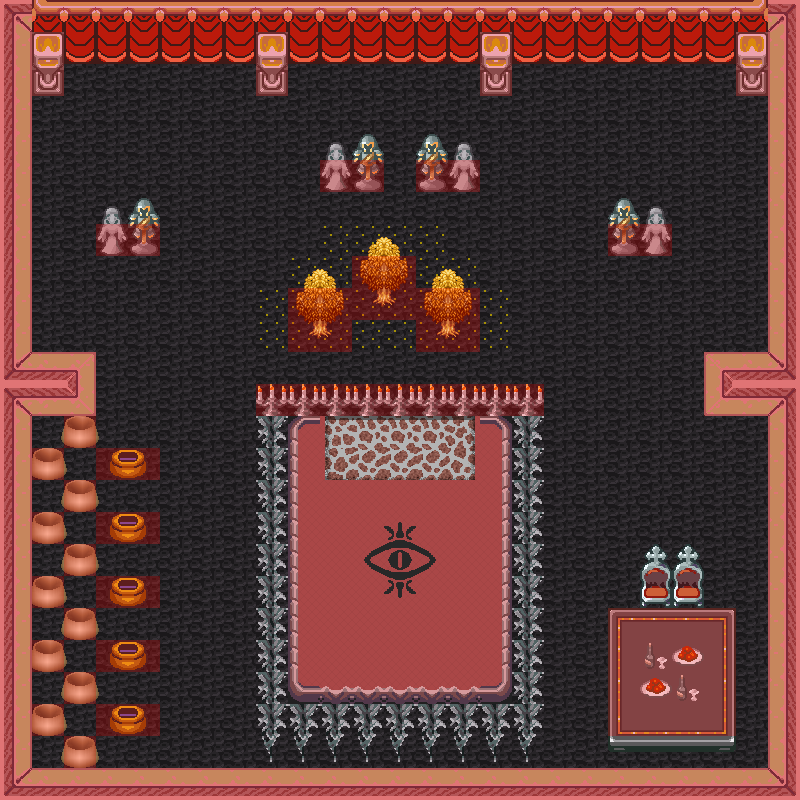

Tiled map render using the project's own tile images. Description and the map definition, with tile-layer contents summarised, below:
An orthogonal 25x25 tile map with 32x32 px tiles, 8 tile layers (0_floor, 1_terrain, 2_object, 3_roof, ...), 23 tilesets.

<map version="0.99b" orientation="orthogonal" width="25" height="25" tilewidth="32" tileheight="32">
 <tileset name="../../tileset/ground/ground.png" firstgid="1" tilewidth="32" tileheight="32">
  <image source="../../tileset/ground/ground.png" trans="ffffff" />
 </tileset>
 <tileset name="../../tileset/item/pot/pot_golden_centred.png" firstgid="13" tilewidth="32" tileheight="32">
  <image source="../../tileset/item/pot/pot_golden_centred.png" />
 </tileset>
 <tileset name="../../tileset/item/furniture/carpet/carpets.png" firstgid="16" tilewidth="32" tileheight="32">
  <image source="../../tileset/item/furniture/carpet/carpets.png" />
 </tileset>
 <tileset name="../../tileset/item/furniture/curtain/dark_red_central.png" firstgid="24" tilewidth="32" tileheight="32">
  <image source="../../tileset/item/furniture/curtain/dark_red_central.png" trans="ff00ff" />
 </tileset>
 <tileset name="../../tileset/item/furniture/curtain/dark_red.png" firstgid="25" tilewidth="32" tileheight="32">
  <image source="../../tileset/item/furniture/curtain/dark_red.png" trans="ff00ff" />
 </tileset>
 <tileset name="../../tileset/building/wall/int_wall_light_red.png" firstgid="29" tilewidth="32" tileheight="32">
  <image source="../../tileset/building/wall/int_wall_light_red.png" />
 </tileset>
 <tileset name="../../tileset/item/furniture/carpet/rug_border.png" firstgid="57" tilewidth="32" tileheight="32">
  <image source="../../tileset/item/furniture/carpet/rug_border.png" />
 </tileset>
 <tileset name="../../tileset/building/roof/red.png" firstgid="66" tilewidth="32" tileheight="32">
  <image source="../../tileset/building/roof/red.png" />
 </tileset>
 <tileset name="../../tileset/item/furniture/table/grey_fancy.png" firstgid="86" tilewidth="32" tileheight="32">
  <image source="../../tileset/item/furniture/table/grey_fancy.png" />
 </tileset>
 <tileset name="../../tileset/item/furniture/table/grey_plain.png" firstgid="95" tilewidth="32" tileheight="32">
  <image source="../../tileset/item/furniture/table/grey_plain.png" />
 </tileset>
 <tileset name="../../tileset/item/furniture/light/dark_torch.png" firstgid="104" tilewidth="32" tileheight="32">
  <image source="../../tileset/item/furniture/light/dark_torch.png" trans="ff00ff" />
 </tileset>
 <tileset name="../../tileset/item/furniture/statue/metal_and_stone.png" firstgid="112" tilewidth="32" tileheight="32">
  <image source="../../tileset/item/furniture/statue/metal_and_stone.png" />
 </tileset>
 <tileset name="../../tileset/item/pot/pot_golden.png" firstgid="118" tilewidth="32" tileheight="32">
  <image source="../../tileset/item/pot/pot_golden.png" trans="ffffff" />
 </tileset>
 <tileset name="../../tileset/item/candle/candelabra.png" firstgid="122" tilewidth="32" tileheight="32">
  <image source="../../tileset/item/candle/candelabra.png" />
 </tileset>
 <tileset name="../../tileset/object/stalactite.png" firstgid="123" tilewidth="32" tileheight="32">
  <image source="../../tileset/object/stalactite.png" />
 </tileset>
 <tileset name="../../tileset/plant/tree/tree_golden_small.png" firstgid="125" tilewidth="32" tileheight="32">
  <image source="../../tileset/plant/tree/tree_golden_small.png" trans="ffffff" />
 </tileset>
 <tileset name="../../tileset/building/decoration/fireplace_2.png" firstgid="131" tilewidth="32" tileheight="32">
  <image source="../../tileset/building/decoration/fireplace_2.png" />
 </tileset>
 <tileset name="../../tileset/building/wall/stone.png" firstgid="140" tilewidth="32" tileheight="32">
  <image source="../../tileset/building/wall/stone.png" />
 </tileset>
 <tileset name="../../tileset/ground/eye.png" firstgid="152" tilewidth="32" tileheight="32">
  <image source="../../tileset/ground/eye.png" trans="ffffff" />
 </tileset>
 <tileset name="../../tileset/item/furniture/chair/throne_small.png" firstgid="161" tilewidth="32" tileheight="32">
  <image source="../../tileset/item/furniture/chair/throne_small.png" />
 </tileset>
 <tileset name="../../tileset/item/drink/bottle_and_glass.png" firstgid="163" tilewidth="32" tileheight="32">
  <image source="../../tileset/item/drink/bottle_and_glass.png" />
 </tileset>
 <tileset name="../../tileset/item/food/meals_1.png" firstgid="164" tilewidth="32" tileheight="32">
  <image source="../../tileset/item/food/meals_1.png" />
 </tileset>
 <tileset name="../../tileset/logic/collision.png" firstgid="166" tilewidth="32" tileheight="32">
  <image source="../../tileset/logic/collision.png" />
 </tileset>
 <layer name="0_floor" width="25" height="25">
  <data>[625 cells, 625 non-empty, 6 distinct tile ids]</data>
 </layer>
 <layer name="1_terrain" width="25" height="25">
  <data>[625 cells, 224 non-empty, 31 distinct tile ids]</data>
 </layer>
 <layer name="2_object" width="25" height="25">
  <data>[625 cells, 155 non-empty, 37 distinct tile ids]</data>
 </layer>
 <layer name="3_roof" width="25" height="25">
  <data>[625 cells, 16 non-empty, 5 distinct tile ids]</data>
 </layer>
 <layer name="4_roof_add" width="25" height="25">
  <data>[625 cells, 0 non-empty, 0 distinct tile ids]</data>
 </layer>
 <layer name="objects" width="25" height="25" opacity="0.9">
  <data>[625 cells, 0 non-empty, 0 distinct tile ids]</data>
 </layer>
 <layer name="collision" width="25" height="25" opacity="0.25">
  <data>[625 cells, 197 non-empty, 1 distinct tile ids]</data>
 </layer>
 <layer name="protection" width="25" height="25">
  <data>[625 cells, 0 non-empty, 0 distinct tile ids]</data>
 </layer>
</map>
